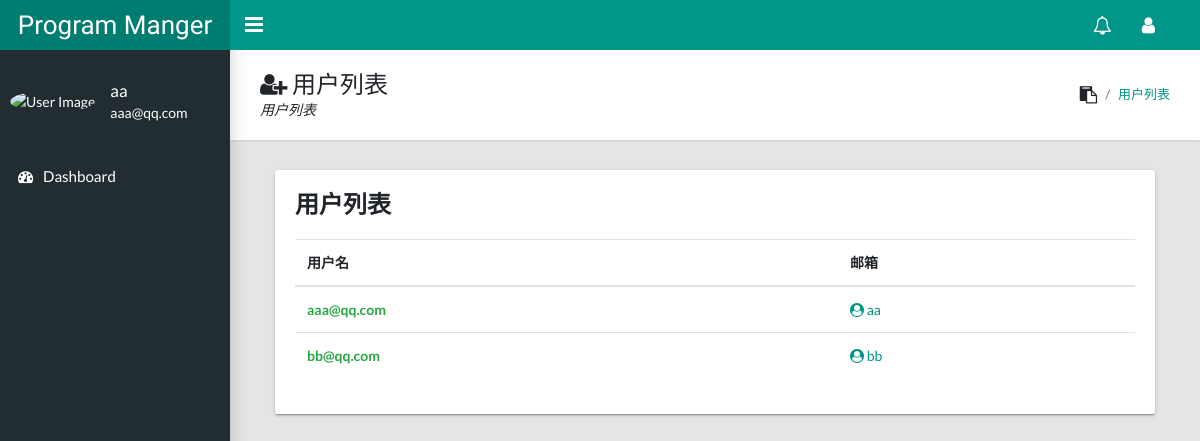
Before: /user/list/ (signed in) with the older database file.
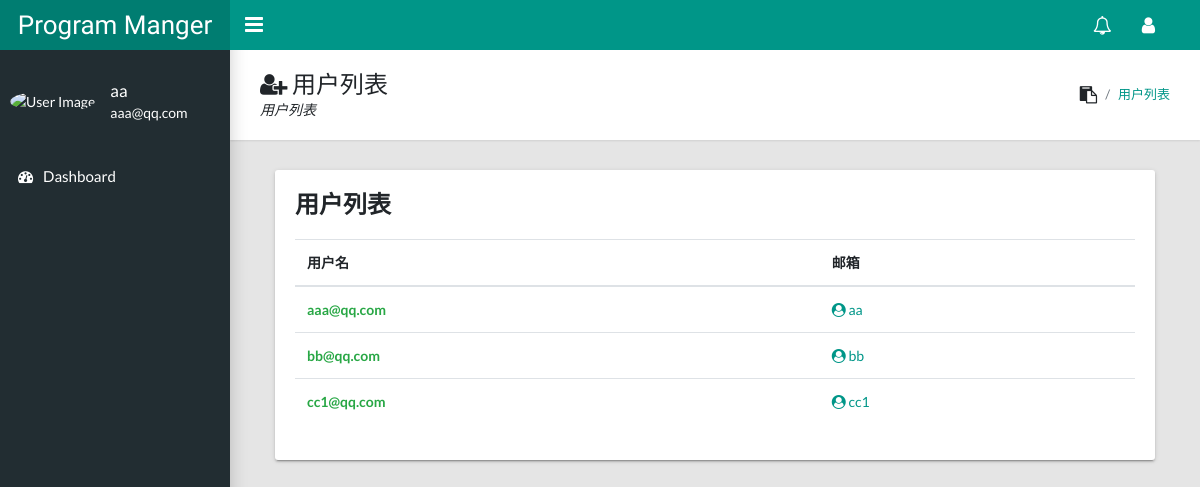
After: the same page with the newer database file.
### user_account/models.py (models this page shows, shortened)
class User(AbstractBaseUser):
    email = models.EmailField(max_length=255, unique=True)
    user_name = models.CharField(max_length=255)
    is_active = models.BooleanField(default=True)  # can login
    staff = models.BooleanField(default=False)  # staff user non superuser
    admin = models.BooleanField(default=False)  # superuser
    timestamp = models.DateTimeField(auto_now_add=True)
    USERNAME_FIELD = 'email'  # username
    REQUIRED_FIELDS = []  # ['user_name'] #python manage.py createsuperuser
    objects = UserManager()
    class Meta:
        db_table = "user"

### user_account/views.py (the view)
# urls.py: url(r"^user/list/$", User_List_View.as_view(), name="user_list"),
class User_List_View(ListView):
    model = User
    template_name = 'user_account/user_list.html'
    context_object_name = "user_obj_list"

### user_account/templates/user_account/user_list.html (shortened to what this page needs)
{% extends 'public/base.html' %}        {% load static %}
{% block app-title %}
    <h1><i class="fa fa-user-plus"> </i> 用户列表</h1>
    <p>用户列表</p>
{% endblock %}
{% block app-breadcrumb %}
    <li class="breadcrumb-item"><i class="fa fa-paste fa-lg"></i></li>
    <li class="breadcrumb-item active"><a href="#">用户列表 </a></li>
{% endblock %}
{% block content %}
    <div class="col-md-12">
        <div class="tile">
            <h3 class="tile-title">用户列表</h3>
            <div class="table-responsive">
                <table class="table">
                    <thead>
                    <tr>
                        <th>用户名</th>
                        <th>邮箱</th>
                    </tr>
                    </thead>
                    <tbody>
                    {% for user_obj in user_obj_list %}
                        <tr>
                            <td class="font-weight-bold text-success">{{ user_obj.email }}</td>
                            <td><a href="{% url 'user_detail' pk=user_obj.pk %}"><i class="fa fa-user-circle"> </i> {{ user_obj.user_name }}</a></td>
                        </tr>
                    {% endfor %}
                    </tbody>
                </table>
            </div>
        </div>
    </div>
{% endblock %}

### templates/public/base.html (shortened to what this page needs)
<!DOCTYPE html>  {% load static %}
<html lang="en">
<head>
    {% include "public/glob_css__.html" %}
</head>
  <body class="app sidebar-mini rtl">
    <header class="app-header">
        <a class="app-header__logo" href="{% url 'index' %}">Program Manger</a>
        <a class="app-sidebar__toggle" href="#" data-toggle="sidebar" aria-label="Hide Sidebar"></a>
      <ul class="app-nav">
        {% include 'public/__notification_menu.html' %}
        {% include 'public/__user_menu.html' %}
      </ul>
    </header>
    {% include 'public/__sidebar_menu.html'  %}
    <main class="app-content">
        <div class="app-title">
            <div>
                {% block app-title %}{% endblock %}
            </div>
            <ul class="app-breadcrumb breadcrumb">
                {% block app-breadcrumb %}{% endblock %}
            </ul>
        </div>
        {% block content %}{% endblock %}
    </main>
  </body>
</html>

### templates/public/glob_css__.html (shortened to what this page needs)
 <meta charset="utf-8">  {% load static %}
 <link rel="stylesheet" type="text/css" href="{% static "css/main.css" %}">
 <link rel="stylesheet" type="text/css" href="{% static 'vender/font-awesome-4.7.0/css/font-awesome.min.css' %}">

### templates/public/__notification_menu.html (shortened to what this page needs)
{% load static %}
    <li class="dropdown"><a class="app-nav__item" href="#" data-toggle="dropdown" aria-label="Show notifications"><i class="fa fa-bell-o fa-lg"></i></a>
        </li>

### templates/public/__user_menu.html (shortened to what this page needs)
 {% load static %}       <li class="dropdown"><a class="app-nav__item" href="#" data-toggle="dropdown" aria-label="Open Profile Menu"><i class="fa fa-user fa-lg"></i></a>
        </li>

### templates/public/__sidebar_menu.html (shortened to what this page needs)
{% load static %}
<aside class="app-sidebar">
    <div class="app-sidebar__user"><img class="app-sidebar__user-avatar"
                                        src="https://s3.amazonaws.com/uifaces/faces/twitter/jsa/48.jpg"
                                        alt="User Image">
        <div>
            <p class="app-sidebar__user-name">{{ request.user.user_name }}</p>
            <p class="app-sidebar__user-designation">{{ request.user.email }}</p>
        </div>
    </div>
    <ul class="app-menu">
        <li><a class="app-menu__item" href="{% url 'index' %}"><i class="app-menu__icon fa fa-dashboard"></i><span
                class="app-menu__label">Dashboard</span></a></li>
    </ul>
</aside>

### templates/public/glob_js__.html (shortened to what this page needs)
      {% load static %}

Changed rows visible on the page:
added User: email "cc1@qq.com", user_name "cc1"
